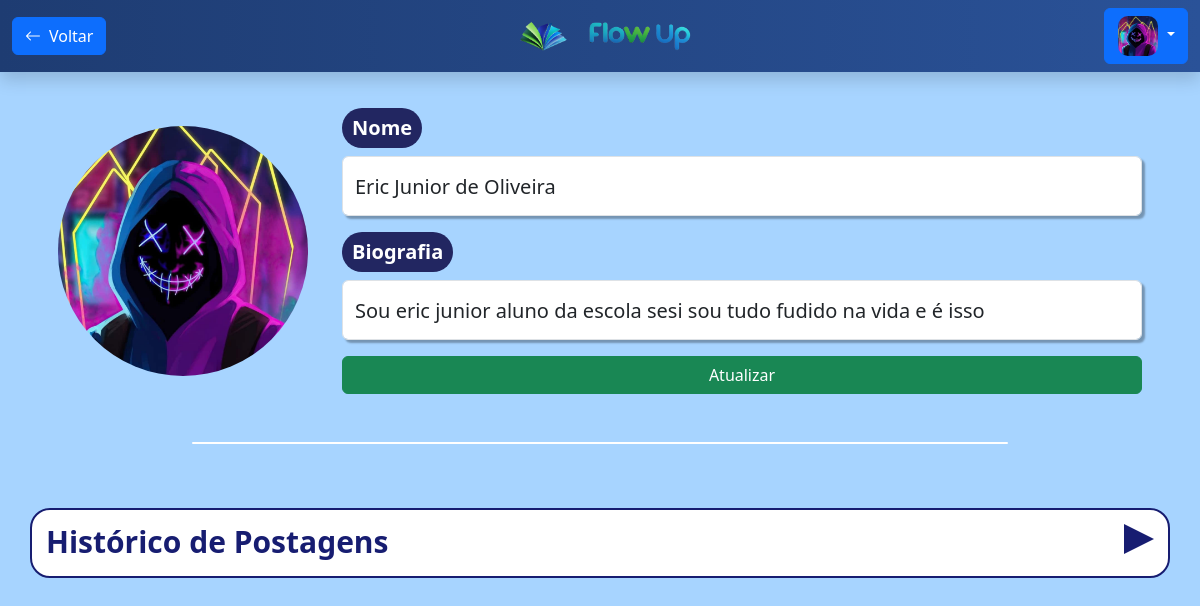
The app's page /Revista_Eletronica/views/perfil.php (signed in) with its own data.
### tables this page shows
CREATE TABLE `usuarios` (
  `id` int(11) NOT NULL,
  `nome` varchar(100) NOT NULL,
  `email` varchar(140) NOT NULL,
  `senha` varchar(40) NOT NULL,
  `id_permissoes_usuario` int(3) NOT NULL,
  `perfil_foto` varchar(225) NOT NULL,
  `bio` varchar(500) NOT NULL
);

### Revista_Eletronica/views/perfil.php (the view, shortened to what this page needs)
<?php
include('../config/conexao.php');
$id = $_SESSION['id'];
$userQuery = $mysqli->query("SELECT * FROM usuarios WHERE id = $id");
$user = $userQuery->fetch_assoc();
?>
<!DOCTYPE html>
<html lang="pt-br">
<head>
    <link rel="stylesheet" href="https://cdn.jsdelivr.net/npm/bootstrap-icons@1.11.3/font/bootstrap-icons.min.css">
    <link href="https://cdn.jsdelivr.net/npm/bootstrap@5.3.0/dist/css/bootstrap.min.css" rel="stylesheet">
    <link rel="stylesheet" href="./nav.css">
</head>
<body>
    <nav class="navbar navbar-expand-lg bg-body-tertiary shadow">
        <div class="container-fluid">
            <a href="./revista.php" class="btn btn-primary d-flex align-items-center gap-2">
                <i class="bi bi-arrow-left"></i> Voltar
            </a>
            <div class="logo">
                <a href="./revista.php">
                    <img src="../images/LogoFlowUP.png" alt="Logo da Empresa Flow.UP">
                </a>
                <a href="./revista.php">
                    <img src="../images/TextoFlowUp.png" alt="Flow.UP">
                </a>
            </div>
            <?php if (!empty($_SESSION['nivel']) && $_SESSION['nivel'] == 1): ?>
                <a href="../public/index.php" class="btn btn-primary">Entrar</a>
            <?php else: ?>
                <div class="dropdown">
                    <button class="btn btn-primary dropdown-toggle" type="button" data-bs-toggle="dropdown" aria-expanded="false">
                        <?php
                        if (!empty($_SESSION['foto'])) {
                            echo '<img src="' . $_SESSION['foto'] . '" class="user-profile">';
                        } else {
                            echo '<i class="bi bi-person-circle"></i>';
                        }
                        ?>
                    </button>
                </div>
            <?php endif; ?>
        </div>
    </nav>
    <div class="container">
        <form method="POST" class="d-flex justify-content-between align-items-center m-3" enctype="multipart/form-data">
            <div class="mb-3 text-center">
                <label for="foto" class="d-block">
                    <?php if (!empty($_SESSION['foto'])): ?>
                        <img src="<?= htmlspecialchars($_SESSION['foto']) ?>" alt="Foto de perfil" class="rounded-circle" width="250" height="250" style="object-fit: cover; cursor: pointer;">
                    <?php else: ?>
                        <i class="bi bi-person-circle" style="font-size: 200px; cursor: pointer;"></i>
                    <?php endif; ?>
                </label>
            </div>
            <div class="mb-3 dados">
                <div class="mb-3">
                    <label for="nome" class="form-label">Nome</label>
                    <input type="text" id="nome" name="nome" class="form-control" value="<?= htmlspecialchars($user['nome']) ?>">
                </div>
                <div class="mb-3">
                    <label for="bio" class="form-label">Biografia</label>
                    <input type="text" id="bio" name="bio" class="form-control" value="<?= htmlspecialchars($user['bio']) ?>">
                </div>
                <button type="submit" class="btn btn-success">Atualizar</button>
            </div>
        </form>
    </div>
    <hr>
    <div id="historico" class="container mt-5">
        <div onclick="toggleHistorico()" class="d-flex justify-content-between titulo">
            <h1>Histórico de Postagens</h1>
            <span></span>
        </div>
    </div>
</body>
</html>

### Revista_Eletronica/views/nav.css (style rules this page uses)
.navbar { background: linear-gradient(to right, #1e3c72, #2a5298); }
nav img { height: 30px; width: auto; margin: 10px; }
.logo { display: flex; align-items: center; }
.dropdown img { height: 40px; width: 40px; border-radius: 10px; margin: 1px; }

### Revista_Eletronica/views/perfil.php (style rules this page uses)
body { background: #A7D4FF; display: flex; flex-direction: column; align-items: center; justify-content: center; border: none; }
nav { width: 100%; }
.container { margin-top: 20px; }
form .dados label { background-color: #222661; color: white; font-size: 20px; font-weight: bold; text-align: center; padding: 5px 10px; border-radius: 50px; display: inline-block; }
form .dados input { height: 60px; width: 800px; box-shadow: 3px 3px 2px rgba(0, 0, 0, .3); font-size: 20px; }
hr { width: 68%; background: white; height: 2px; border-radius: 20px; border: none; opacity: 1; }
#historico { background: white; border: 2px solid #171D71; padding: 14px; border-radius: 20px; height: 70px; overflow: hidden; }
#historico .titulo h1 { margin-bottom: 20px; color: #171D71; font-size: 30px; font-weight: bold; cursor: pointer; }
#historico .titulo span { display: inline-block; width: 0; height: 0; border-top: 15px solid transparent; border-bottom: 15px solid transparent; border-left: 30px solid #171D71; transition: transform 0.3s ease-in-out; }
button { width: 100%; }

### records on screen
usuarios: nome "Eric Junior de Oliveira", bio "Sou eric junior aluno da escola sesi sou tudo fudido na vida e é isso"
